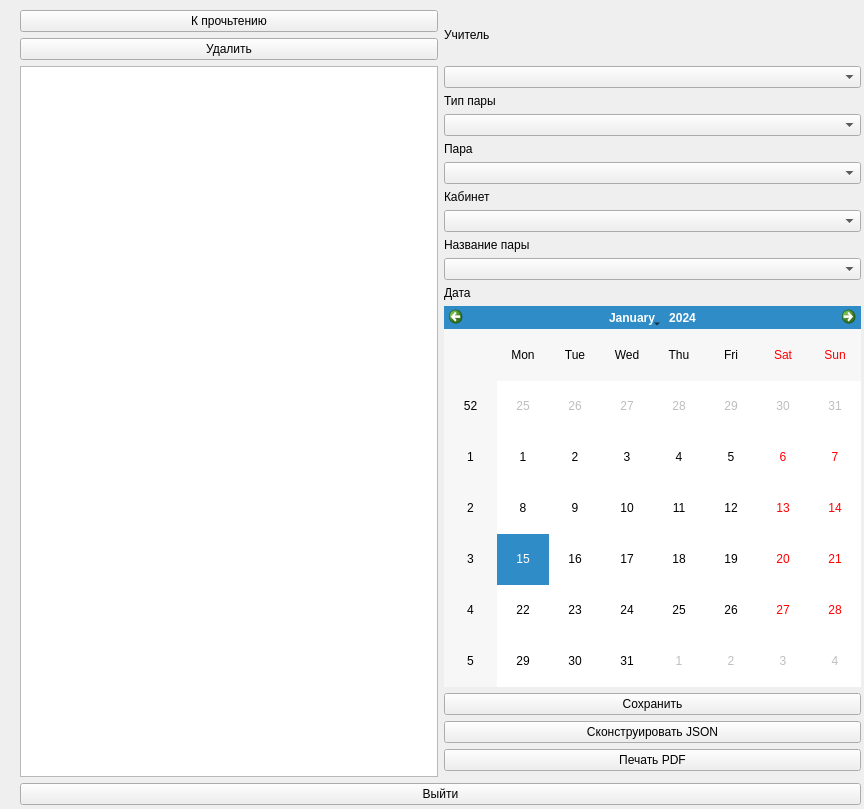
<?xml version="1.0" encoding="UTF-8"?>
<ui version="4.0">
 <class>ScheduleBuilderForm</class>
 <widget class="QWidget" name="ScheduleBuilderForm">
  <property name="windowModality">
   <enum>Qt::WindowModality::NonModal</enum>
  </property>
  <property name="geometry">
   <rect>
    <x>0</x>
    <y>0</y>
    <width>864</width>
    <height>809</height>
   </rect>
  </property>
  <property name="font">
   <font>
    <bold>false</bold>
    <kerning>true</kerning>
    <hintingpreference>PreferDefaultHinting</hintingpreference>
   </font>
  </property>
  <property name="cursor">
   <cursorShape>CrossCursor</cursorShape>
  </property>
  <property name="focusPolicy">
   <enum>Qt::FocusPolicy::NoFocus</enum>
  </property>
  <property name="contextMenuPolicy">
   <enum>Qt::ContextMenuPolicy::NoContextMenu</enum>
  </property>
  <property name="windowTitle">
   <string>Form</string>
  </property>
  <widget class="QWidget" name="gridLayoutWidget">
   <property name="geometry">
    <rect>
     <x>20</x>
     <y>10</y>
     <width>841</width>
     <height>795</height>
    </rect>
   </property>
   <layout class="QGridLayout" name="gridLayout">
    <item row="3" column="1">
     <widget class="QLabel" name="label_2">
      <property name="text">
       <string>Тип пары</string>
      </property>
     </widget>
    </item>
    <item row="9" column="1">
     <widget class="QLabel" name="label_5">
      <property name="text">
       <string>Название пары</string>
      </property>
     </widget>
    </item>
    <item row="14" column="1">
     <widget class="QPushButton" name="btnCreateSheudle">
      <property name="text">
       <string>Сконструировать JSON</string>
      </property>
     </widget>
    </item>
    <item row="5" column="1">
     <widget class="QLabel" name="label_3">
      <property name="text">
       <string>Пара</string>
      </property>
     </widget>
    </item>
    <item row="0" column="0">
     <widget class="QPushButton" name="btnHelp">
      <property name="text">
       <string>К прочьтению</string>
      </property>
     </widget>
    </item>
    <item row="8" column="1">
     <widget class="QComboBox" name="comboBoxCabinet"/>
    </item>
    <item row="12" column="1">
     <widget class="QCalendarWidget" name="calendarWidget"/>
    </item>
    <item row="15" column="1">
     <widget class="QPushButton" name="btnPrintPDF">
      <property name="text">
       <string>Печать PDF</string>
      </property>
     </widget>
    </item>
    <item row="4" column="1">
     <widget class="QComboBox" name="comboBoxTypeLesson"/>
    </item>
    <item row="0" column="1" rowspan="2">
     <widget class="QLabel" name="label">
      <property name="text">
       <string>Учитель</string>
      </property>
     </widget>
    </item>
    <item row="6" column="1">
     <widget class="QComboBox" name="comboBoxLessonTime"/>
    </item>
    <item row="11" column="1">
     <widget class="QLabel" name="label_6">
      <property name="text">
       <string>Дата</string>
      </property>
     </widget>
    </item>
    <item row="2" column="0" rowspan="15">
     <widget class="QListWidget" name="listWidget"/>
    </item>
    <item row="10" column="1">
     <widget class="QComboBox" name="comboBoxLessonName"/>
    </item>
    <item row="7" column="1">
     <widget class="QLabel" name="label_4">
      <property name="text">
       <string>Кабинет</string>
      </property>
     </widget>
    </item>
    <item row="13" column="1">
     <widget class="QPushButton" name="btnSave">
      <property name="text">
       <string>Сохранить</string>
      </property>
     </widget>
    </item>
    <item row="17" column="0" colspan="2">
     <widget class="QPushButton" name="btnQuit">
      <property name="text">
       <string>Выйти</string>
      </property>
     </widget>
    </item>
    <item row="2" column="1">
     <widget class="QComboBox" name="comboBoxTeacher"/>
    </item>
    <item row="1" column="0">
     <widget class="QPushButton" name="btnRemove">
      <property name="text">
       <string>Удалить</string>
      </property>
     </widget>
    </item>
   </layout>
  </widget>
 </widget>
 <resources/>
 <connections/>
</ui>
